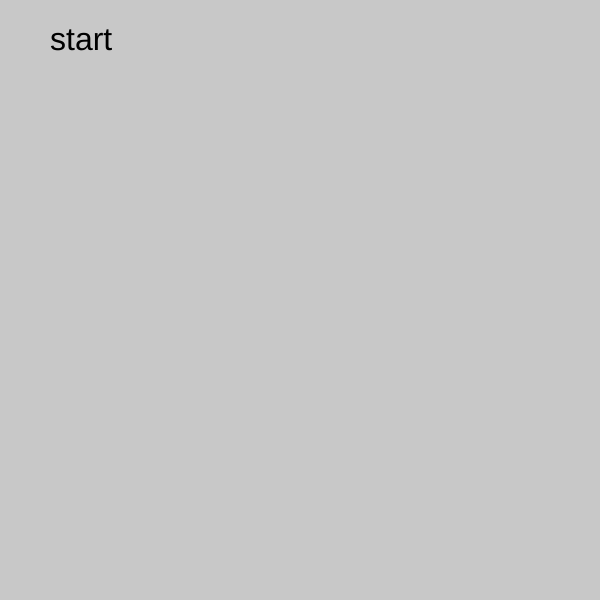
Frame 1 (no input)
Frame 60 (no input): identical to frame 1, image omitted
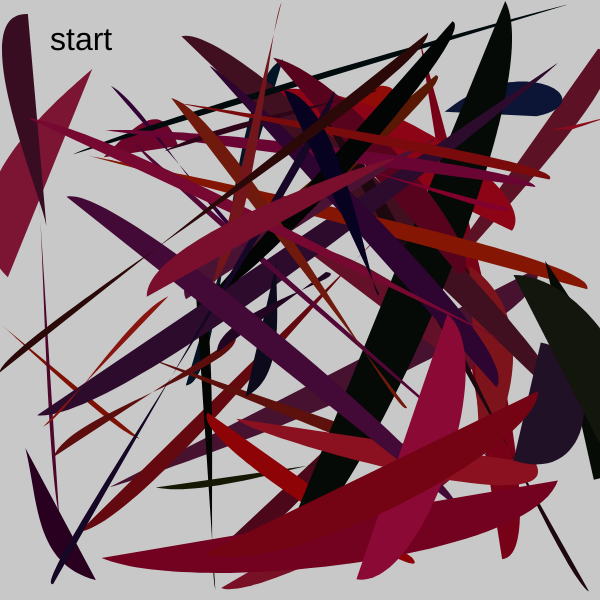
Frame 120 (the mouse pressed at the canvas centre since frame 60)

The p5.js sketch that drew these frames (run headless with seeded random() and noise() and a simulated clock; from frame 60 on, the mouse is pressed at the canvas centre):

// p5.js sketch
// ── sketch.js
let dogs = [{
  name: "dudu",
  color: "chocolate"
}, {
  name: "bobby",
  color: "white"
}, {
  name: "milky",
  color: "mix"
}, {
  name: "olivia",
  color: "brown"
}, {
  name: "jackey",
  color: "gold"
}, {
  name: "tutu",
  color: "wave"
}]

let randomIndex;

let animating = false;


function setup() {
  createCanvas(600, 600);
  background(200);
  textSize(32);

  text("start", 50, 50);

  // setTimeout(changeBackground, 1000);
  // setInterval(changeBackground, 1000);
}


function draw() {

  if (animating == true) {
    strokeWeight(0);
    fill(random(150), random(25), random(55));
    curve(random(width), random(height), random(width), random(height), random(width), random(height), random(5, 50), random(50, 400));
  }

}


function changeBackground(){
 if (counter <= 5){
   counter++;
   console.log(counter)
 background(random(255), random(255), random(255));
 setTimeout(changeBackground, 1000);
  }else {
  background(random(255), random(5), random(5));
 }
}

function randomizer() {

  animating = false;

  if (dogs[0]) {
    background(random(110), random(25), random(55));
    randomIndex = int(random(dogs.length));
    text(dogs[randomIndex].name, 50, 50);
    dogs.splice(randomIndex, 2);
  } else {
    background(random(200, 255));
    text("ends", 50, 50);
  }



}

function mousePressed() {
  animating = true;
  setTimeout(randomizer, 3000);
}

// ── style.css
html, body {
  margin: 0;
  padding: 0;
}
canvas {
  display: block;
}
.content{
  padding-left: 50%;
  display: block;
}
